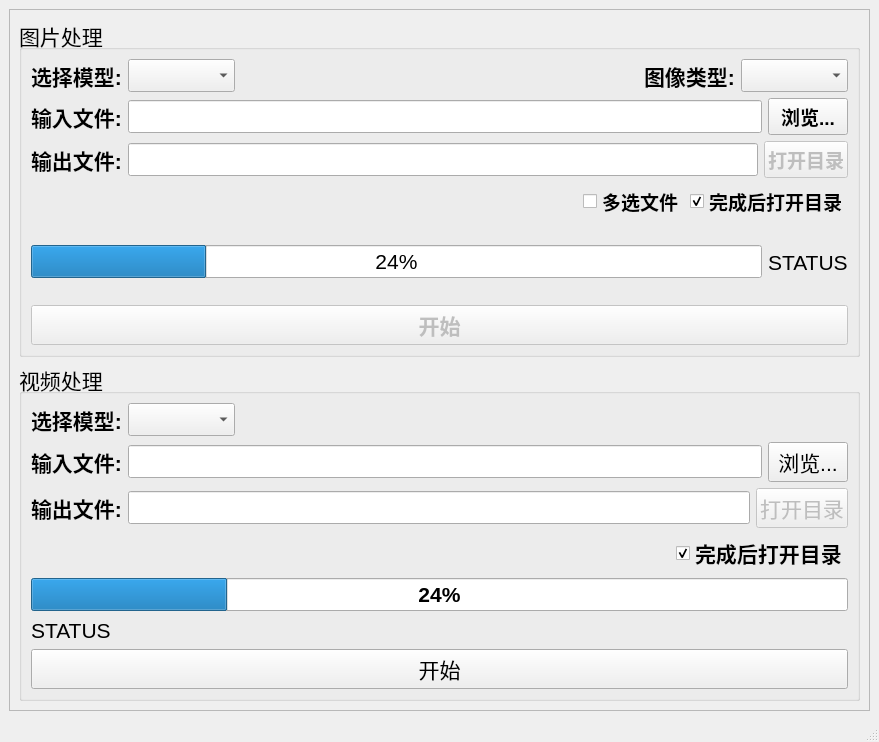
<?xml version="1.0" encoding="UTF-8"?>
<ui version="4.0">
 <class>MainWindow</class>
 <widget class="QMainWindow" name="MainWindow">
  <property name="geometry">
   <rect>
    <x>0</x>
    <y>0</y>
    <width>879</width>
    <height>742</height>
   </rect>
  </property>
  <property name="windowTitle">
   <string>RealSR_GUI</string>
  </property>
  <widget class="QWidget" name="centralwidget">
   <layout class="QVBoxLayout" name="verticalLayout">
    <item>
     <widget class="QScrollArea" name="scrollArea">
      <property name="widgetResizable">
       <bool>true</bool>
      </property>
      <widget class="QWidget" name="scrollAreaWidgetContents">
       <property name="geometry">
        <rect>
         <x>0</x>
         <y>0</y>
         <width>859</width>
         <height>695</height>
        </rect>
       </property>
       <layout class="QVBoxLayout" name="verticalLayout_2">
        <item>
         <widget class="QGroupBox" name="imageProcessingGroup">
          <property name="sizeIncrement">
           <size>
            <width>0</width>
            <height>0</height>
           </size>
          </property>
          <property name="font">
           <font>
            <pointsize>16</pointsize>
           </font>
          </property>
          <property name="title">
           <string>图片处理</string>
          </property>
          <layout class="QVBoxLayout" name="verticalLayout_3">
           <item>
            <layout class="QHBoxLayout" name="horizontalLayout">
             <item>
              <widget class="QLabel" name="label_module">
               <property name="font">
                <font>
                 <pointsize>16</pointsize>
                 <bold>true</bold>
                </font>
               </property>
               <property name="text">
                <string>选择模型:</string>
               </property>
              </widget>
             </item>
             <item>
              <widget class="QComboBox" name="comboBox_module">
               <property name="font">
                <font>
                 <pointsize>16</pointsize>
                </font>
               </property>
              </widget>
             </item>
             <item>
              <spacer name="horizontalSpacer">
               <property name="orientation">
                <enum>Qt::Orientation::Horizontal</enum>
               </property>
               <property name="sizeHint" stdset="0">
                <size>
                 <width>40</width>
                 <height>20</height>
                </size>
               </property>
              </spacer>
             </item>
             <item>
              <widget class="QLabel" name="label_imgType">
               <property name="font">
                <font>
                 <pointsize>16</pointsize>
                 <bold>true</bold>
                </font>
               </property>
               <property name="text">
                <string>图像类型:</string>
               </property>
              </widget>
             </item>
             <item>
              <widget class="QComboBox" name="comboBox_imgType">
               <property name="font">
                <font>
                 <pointsize>16</pointsize>
                </font>
               </property>
              </widget>
             </item>
            </layout>
           </item>
           <item>
            <layout class="QVBoxLayout" name="verticalLayout_path">
             <item>
              <layout class="QHBoxLayout">
               <item>
                <widget class="QLabel" name="label_input">
                 <property name="font">
                  <font>
                   <pointsize>16</pointsize>
                   <bold>true</bold>
                  </font>
                 </property>
                 <property name="text">
                  <string>输入文件:</string>
                 </property>
                </widget>
               </item>
               <item>
                <widget class="QLineEdit" name="lineEdit_input">
                 <property name="font">
                  <font>
                   <pointsize>16</pointsize>
                  </font>
                 </property>
                </widget>
               </item>
               <item>
                <widget class="QPushButton" name="btn_browse">
                 <property name="minimumSize">
                  <size>
                   <width>80</width>
                   <height>32</height>
                  </size>
                 </property>
                 <property name="font">
                  <font>
                   <pointsize>14</pointsize>
                   <bold>true</bold>
                  </font>
                 </property>
                 <property name="text">
                  <string>浏览...</string>
                 </property>
                </widget>
               </item>
              </layout>
             </item>
             <item>
              <layout class="QHBoxLayout">
               <item>
                <widget class="QLabel" name="label_output">
                 <property name="font">
                  <font>
                   <pointsize>16</pointsize>
                   <bold>true</bold>
                  </font>
                 </property>
                 <property name="text">
                  <string>输出文件:</string>
                 </property>
                </widget>
               </item>
               <item>
                <widget class="QLineEdit" name="lineEdit_output">
                 <property name="font">
                  <font>
                   <pointsize>16</pointsize>
                  </font>
                 </property>
                </widget>
               </item>
               <item>
                <widget class="QPushButton" name="btn_openDir">
                 <property name="enabled">
                  <bool>false</bool>
                 </property>
                 <property name="minimumSize">
                  <size>
                   <width>80</width>
                   <height>32</height>
                  </size>
                 </property>
                 <property name="font">
                  <font>
                   <pointsize>14</pointsize>
                   <bold>true</bold>
                  </font>
                 </property>
                 <property name="text">
                  <string>打开目录</string>
                 </property>
                </widget>
               </item>
              </layout>
             </item>
            </layout>
           </item>
           <item>
            <layout class="QHBoxLayout" name="horizontalLayout_options">
             <item>
              <spacer name="horizontalSpacer_3">
               <property name="orientation">
                <enum>Qt::Orientation::Horizontal</enum>
               </property>
               <property name="sizeHint" stdset="0">
                <size>
                 <width>40</width>
                 <height>20</height>
                </size>
               </property>
              </spacer>
             </item>
             <item>
              <widget class="QCheckBox" name="checkBox_multiSelect">
               <property name="font">
                <font>
                 <pointsize>14</pointsize>
                 <bold>true</bold>
                </font>
               </property>
               <property name="text">
                <string>多选文件</string>
               </property>
              </widget>
             </item>
             <item>
              <widget class="QCheckBox" name="checkBox_openDir">
               <property name="enabled">
                <bool>true</bool>
               </property>
               <property name="font">
                <font>
                 <pointsize>14</pointsize>
                 <bold>true</bold>
                </font>
               </property>
               <property name="text">
                <string>完成后打开目录</string>
               </property>
               <property name="checked">
                <bool>true</bool>
               </property>
              </widget>
             </item>
            </layout>
           </item>
           <item>
            <layout class="QHBoxLayout" name="horizontalLayout_3">
             <item>
              <widget class="QProgressBar" name="progressBar">
               <property name="value">
                <number>24</number>
               </property>
              </widget>
             </item>
             <item>
              <widget class="QLabel" name="status_label">
               <property name="text">
                <string>STATUS</string>
               </property>
              </widget>
             </item>
            </layout>
           </item>
           <item>
            <widget class="QPushButton" name="btn_start">
             <property name="enabled">
              <bool>false</bool>
             </property>
             <property name="minimumSize">
              <size>
               <width>120</width>
               <height>40</height>
              </size>
             </property>
             <property name="font">
              <font>
               <pointsize>16</pointsize>
               <bold>true</bold>
              </font>
             </property>
             <property name="text">
              <string>开始</string>
             </property>
            </widget>
           </item>
          </layout>
         </widget>
        </item>
        <item>
         <widget class="QGroupBox" name="videoProcessingGroup">
          <property name="font">
           <font>
            <pointsize>16</pointsize>
           </font>
          </property>
          <property name="title">
           <string>视频处理</string>
          </property>
          <layout class="QVBoxLayout" name="verticalLayout_4">
           <item>
            <layout class="QHBoxLayout" name="horizontalLayout_2">
             <property name="spacing">
              <number>6</number>
             </property>
             <item>
              <widget class="QLabel" name="label">
               <property name="sizeIncrement">
                <size>
                 <width>0</width>
                 <height>0</height>
                </size>
               </property>
               <property name="font">
                <font>
                 <pointsize>16</pointsize>
                 <bold>true</bold>
                </font>
               </property>
               <property name="text">
                <string>选择模型:</string>
               </property>
               <property name="scaledContents">
                <bool>false</bool>
               </property>
              </widget>
             </item>
             <item>
              <widget class="QComboBox" name="video_comboBox_module"/>
             </item>
             <item>
              <spacer name="horizontalSpacer_2">
               <property name="orientation">
                <enum>Qt::Orientation::Horizontal</enum>
               </property>
               <property name="sizeHint" stdset="0">
                <size>
                 <width>40</width>
                 <height>20</height>
                </size>
               </property>
              </spacer>
             </item>
            </layout>
           </item>
           <item>
            <layout class="QHBoxLayout" name="horizontalLayout_4">
             <item>
              <widget class="QLabel" name="label_2">
               <property name="font">
                <font>
                 <pointsize>16</pointsize>
                 <bold>true</bold>
                </font>
               </property>
               <property name="text">
                <string>输入文件:</string>
               </property>
              </widget>
             </item>
             <item>
              <widget class="QLineEdit" name="video_lineEdit_input"/>
             </item>
             <item>
              <widget class="QPushButton" name="video_btn_browse">
               <property name="text">
                <string>浏览...</string>
               </property>
              </widget>
             </item>
            </layout>
           </item>
           <item>
            <layout class="QHBoxLayout" name="horizontalLayout_5">
             <item>
              <widget class="QLabel" name="label_3">
               <property name="font">
                <font>
                 <pointsize>16</pointsize>
                 <bold>true</bold>
                </font>
               </property>
               <property name="text">
                <string>输出文件:</string>
               </property>
              </widget>
             </item>
             <item>
              <widget class="QLineEdit" name="video_lineEdit_input_2"/>
             </item>
             <item>
              <widget class="QPushButton" name="video_btn_openDir">
               <property name="enabled">
                <bool>false</bool>
               </property>
               <property name="text">
                <string>打开目录</string>
               </property>
              </widget>
             </item>
            </layout>
           </item>
           <item>
            <layout class="QHBoxLayout" name="horizontalLayout_6">
             <item>
              <spacer name="horizontalSpacer_4">
               <property name="orientation">
                <enum>Qt::Orientation::Horizontal</enum>
               </property>
               <property name="sizeHint" stdset="0">
                <size>
                 <width>40</width>
                 <height>20</height>
                </size>
               </property>
              </spacer>
             </item>
             <item>
              <widget class="QCheckBox" name="video_checkBox_open">
               <property name="font">
                <font>
                 <pointsize>16</pointsize>
                 <bold>true</bold>
                </font>
               </property>
               <property name="text">
                <string>完成后打开目录</string>
               </property>
               <property name="checked">
                <bool>true</bool>
               </property>
              </widget>
             </item>
            </layout>
           </item>
           <item>
            <layout class="QHBoxLayout" name="horizontalLayout_7">
             <item>
              <widget class="QProgressBar" name="video_progressBar">
               <property name="font">
                <font>
                 <pointsize>16</pointsize>
                 <bold>true</bold>
                </font>
               </property>
               <property name="value">
                <number>24</number>
               </property>
              </widget>
             </item>
            </layout>
           </item>
           <item>
            <layout class="QHBoxLayout" name="horizontalLayout_8">
             <property name="spacing">
              <number>6</number>
             </property>
             <property name="sizeConstraint">
              <enum>QLayout::SizeConstraint::SetDefaultConstraint</enum>
             </property>
             <item>
              <widget class="QLabel" name="video_status">
               <property name="frameShadow">
                <enum>QFrame::Shadow::Plain</enum>
               </property>
               <property name="text">
                <string>STATUS</string>
               </property>
               <property name="wordWrap">
                <bool>false</bool>
               </property>
              </widget>
             </item>
             <item>
              <spacer name="horizontalSpacer_5">
               <property name="orientation">
                <enum>Qt::Orientation::Horizontal</enum>
               </property>
               <property name="sizeHint" stdset="0">
                <size>
                 <width>40</width>
                 <height>20</height>
                </size>
               </property>
              </spacer>
             </item>
            </layout>
           </item>
           <item>
            <widget class="QPushButton" name="btn_start_video">
             <property name="minimumSize">
              <size>
               <width>120</width>
               <height>40</height>
              </size>
             </property>
             <property name="text">
              <string>开始</string>
             </property>
            </widget>
           </item>
          </layout>
         </widget>
        </item>
       </layout>
      </widget>
     </widget>
    </item>
   </layout>
  </widget>
  <widget class="QStatusBar" name="statusbar"/>
 </widget>
 <resources/>
 <connections/>
</ui>
